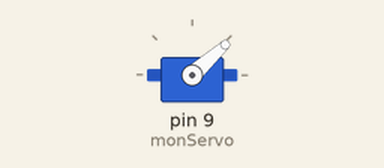
Recording of a sketch running on a simulated Arduino Uno, built with avr-gcc and run on an emulated ATmega328P. Shown: servo.

Above: at 0.05 s.
At 1.2 s:
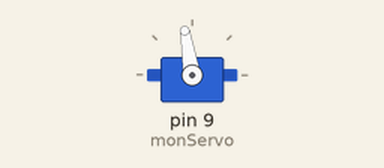
At 2.4 s:
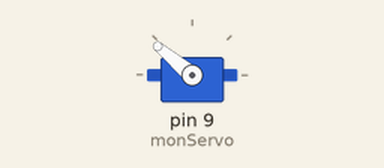
At 4.75 s:
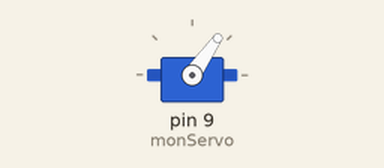
Timing chart, 0 to 7.9 s (numbered marks = the images above):
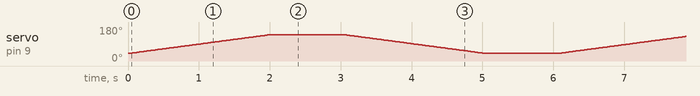

The sketch:

TestServo.ino
```cpp
#include <Servo.h>

Servo monServo;

int angleMin = 40;   // limite basse pour CM509MG
int angleMax = 140;  // limite haute pour CM509MG

void setup() {
  monServo.attach(9);   // pin signal
}

void loop() {

  // Balayage de gauche à droite
  for (int angle = angleMin; angle <= angleMax; angle++) {
    monServo.write(angle);
    delay(20);
  }

  delay(1000);

  // Balayage de droite à gauche
  for (int angle = angleMax; angle >= angleMin; angle--) {
    monServo.write(angle);
    delay(20);
  }

  delay(1000);
}
```
